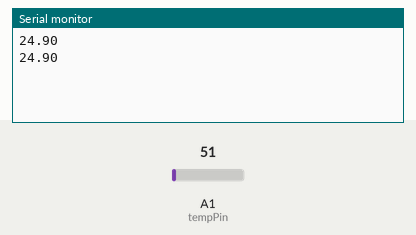
A sketch run on a simulated Arduino Uno, built with avr-gcc and run on an emulated ATmega328P. Shown: the last lines printed to the serial monitor. Inputs (shaded band) come from the test bench; at power-on: A1 (tempPin) = 51.

Above: at 1.8 s.
1.9 s: A1 (tempPin) set to 61
At 2.8 s:
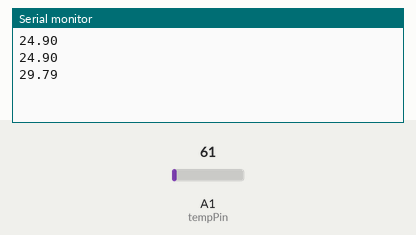
3.4 s: A1 (tempPin) set to 71
At 4.7 s:
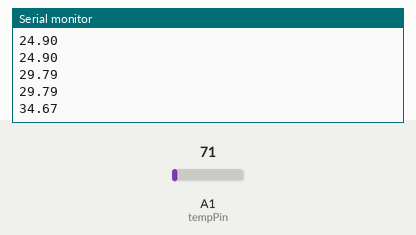
Timing chart, 0 to 6.4 s (numbered marks = the images above; inputs shaded):
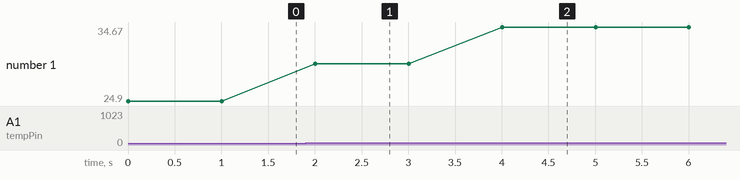

Measured:
- after the input at 1.9 s, the serial monitor: prints a new line after 0.10 s (image 1)
- after the input at 3.4 s, the serial monitor: prints a new line after 0.60 s (image 2)
- plotted number 1: 24.9 → 29.79 after the input at 1.9 s, 29.79 → 34.67 after the input at 3.4 s

The sketch:

lm35-example.ino
```cpp
float tempC;
int reading;
int tempPin = 1;

void setup()
{
//  analogReference(INTERNAL);
  Serial.begin(9600);
}

void loop()
{
//  reading = analogRead(tempPin);
//  tempC = reading / 9.31;
  tempC = (5.0 * analogRead(tempPin) * 100.0) / 1024;

  Serial.println(tempC);
  delay(1000);
}
```
